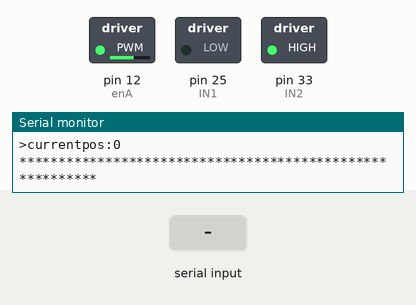
Bench run of a program on a simulated Arduino Mega 2560, built with avr-gcc and run on an emulated ATmega2560. Shown: switched loads named in the program (green lamp = pin HIGH), the last lines printed to the serial monitor. Inputs (shaded band) come from the test bench.

Above: at 0.1 s.
At 1.2 s:
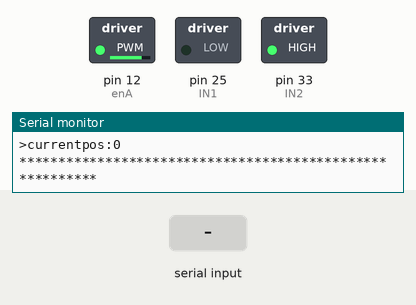
1.3 s: "1\n" received over Serial
At 2.73 s:
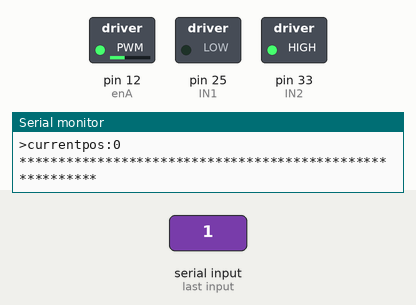
Timing chart, 0 to 10.3 s (numbered marks = the images above; inputs shaded):
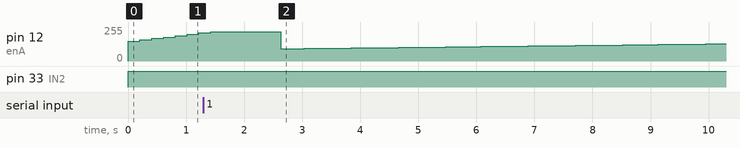

The program:

main.cpp
```cpp
//necessary imports
#include <Arduino.h>
//function definitions
void moveMotor(int speed, int direction, int currentSpeed);
void accelerate();
void countPulsesA();
void countPulsesB();
void runPID(int target, int pulses, int motorEnable, int motorIN1, int motorIN2);
void setMotor(int dir, int speed, int motorEnable, int in1, int in2);
//Motor Controller A
int enA = 12;
int IN1 = 25;
int IN2 = 33;

//motor controller B
int enB = 52;
int IN1B = 50;
int IN2B = 48;

//encoder pins -- motor controller A2
// int encoderPhaseA2 = 300;
// int encoderPhaseB2 = 180;
//encoder pins -- Motor Controller A1
int encoderPhaseA = 35; //digital interrupt pin
//Encoder power = 5V pin
//Encoder ground = gnd pin
int encoderPhaseB = 32;


//Encoder Values
volatile long encoderPulsesA = 0;
volatile long encoderPulsesB = 0;

//PID Constants
double kP = 15;
double kI = 5;
double KD = 0;

//time variables
float startTime = 0;
float currentTime = 0;

//wheel diameter
float wheelDiameter = 0.035; //meters
//motor speed
float motorRPM = 0; //RPM
//car speed
float linearDisplacement = 0;
//number of motors
int numMotors = 2;
//current values
int currentPosition = 0; //in rotations
int desiredPosition = 0; //in meters
int error = 0;
int currentSpeed = 0;
long prevT = 0;
float eprev = 0;
float eintegral = 0;
const int tolerance = 0.5;
int target = 10; //meters
void setup() {
  // put your setup code here, to run once:
  Serial.begin(115200);
  // Serial1.begin(115200,Serial_8N1,17,16);
  // Serial.println("Startup process began...");
  //setup pins
  pinMode(enA, OUTPUT);
  pinMode(IN1, OUTPUT);
  pinMode(IN2, OUTPUT);

  //set up encoder pins
  pinMode(encoderPhaseA, INPUT_PULLUP);
  pinMode(encoderPhaseB, INPUT_PULLUP);
  attachInterrupt(digitalPinToInterrupt(encoderPhaseA), countPulsesA, CHANGE);
  // attachInterrupt(digitalPinToInterrupt(encoderPhaseA2), countPulsesB, CHANGE);
  //turn off motors
  digitalWrite(IN1, LOW);
  digitalWrite(IN2, LOW);
  // digitalWrite(IN1B, LOW);
  // digitalWrite(IN2B, LOW);


  //timer start
  startTime = micros() / 1e-6;
  //Setup Finished
  // Serial.println("Setup has finished.");
}

void loop() {
  currentTime = micros() / 1e-6;


  if ((currentTime - startTime) > 1) {
    startTime = micros() / 1e-6;
    noInterrupts();
    motorRPM = ((encoderPulsesA + encoderPulsesB) / ( micros() - currentTime) * .5);
    interrupts();
  }
  linearDisplacement = ((encoderPulsesA)* 3.14 * wheelDiameter) / 12;

  // Serial.println("Motor: " + enA);
  // // runPID(1200, encoderPulsesA, enA, IN1, IN2);
  // Serial.println("Motor: " + enB);
  // runPID(2500, encoderPulsesB, enB, IN1B, IN2B);
  // put your main code here, to run repeatedly:


  // //time difference
  long currT = micros();
  float deltaT = ((float)(currT - prevT))/(1.0e6);
  prevT = currT;
  int pos = 0;
  noInterrupts();
  pos = linearDisplacement;
  interrupts();
  //error
  int e = pos-target;

  // //derivative
  float dedt = (e-eprev) / (deltaT);

  //integral
  eintegral = eintegral + e * deltaT;

  //control signal
  float u = kP*e + KD*dedt + kI*eintegral;
  //motor power
  float pwr = fabs(u);
  if (pwr > 255) {
    pwr = 255;
  }
  //motor direction
  int dir = 1;
  if (u<0) {
    dir = -1;
  }
  if (abs(e) < tolerance || pwr < 75) {
    pwr = 0;
  }
  Serial.println(e);
  Serial.println(pwr);

  //signal the motor
  setMotor(dir, pwr, enA, IN1, IN2);

  //store previous error
  eprev = e;

  //logs
  Serial.print(">setpoint:");
  Serial.println(target);
  Serial.print(">currentpos:");
  Serial.println(pos);
  // Serial.println("*********************************************************");
  // Serial.print(target);
  // Serial.print(" ");
  // Serial.print(encoderPulsesA);
  // Serial.println();
  // Serial.println(pwr);
  // Serial.println(analogRead(enA));
  // Serial.println(currentSpeed);
  // Serial.println(desiredPosition);
  // Serial.println(motorRPM);
  Serial.println("*********************************************************");
  while (Serial.available() > 0) {
    target = Serial.readString().toInt();
    Serial.flush();
  }
  delay(200);
}


void runPID(int target, int pulses, int motorEnable, int motorIN1, int motorIN2) {

  //time difference
  long currT = micros();
  float deltaT = ((float)(currT - prevT))/(1.0e6);
  prevT = currT;
  int pos = 0;
  noInterrupts();
  pos = pulses * wheelDiameter * 3.14;
  interrupts();
  //error
  int e = pos-target;

  //derivative
  float dedt = (e-eprev) / (deltaT);

  //integral
  eintegral = eintegral + e * deltaT;

  //control signal
  float u = kP*e + KD*dedt + kI*eintegral;
  //motor power
  float pwr = fabs(u);
  if (pwr > 255) {
    pwr = 255;
  }
  //motor direction
  int dir = 1;
  if (u<0) {
    dir = -1;
  }
  //signal the motor
  setMotor(dir, pwr, motorEnable, motorIN1, motorIN2);

  //store previous error
  eprev = e;

  //logs
  // Serial.print(target);
  // Serial.print(" ");
  // Serial.print(encoderPulsesA);
  // Serial.println();
}


void moveMotor(int speed, int direction /*forward = 1 backward = -1*/, int currentSpeed) {

  if (direction == 1) {
    digitalWrite(IN1, HIGH);
    digitalWrite(IN2, LOW);
    for (int i = 0; i < speed; i++) {
      analogWrite(enA, i);
      delay(20);
      // Serial.println(i);
    }
    // Serial.println("forward ran");
    // Serial.println("EP: " + encoderPulses);

    // Serial.println("DA: " + digitalRead(encoderPhaseA));
  }
  else if (direction == -1) {
    digitalWrite(IN1, LOW);
    digitalWrite(IN2, HIGH);
    for (int i = 0; i < speed; i++) {
      analogWrite(enA, i);
      delay(20);
    }
    // Serial.println("backward Ran");
  }
  // analogWrite(enA, speed);
  // Serial.println("speed changed");
  currentSpeed = speed;
}
void accelerate() {
  digitalWrite(IN1, LOW);
  digitalWrite(IN2,HIGH);
  for (int i = 0; i < 256; ++i) {
    analogWrite(enA, i);
    delay(20);
  }
  delay(2000);
  for (int i = 255; i <=0; --i) {
    analogWrite(enA, i);
    delay(20);
  }
}
void decelerateMotor(int currentSpeed) {
  for (int i = currentSpeed; i >=0; i--){
    analogWrite(enA, i);

  }
}

void countPulsesA() {

  if (digitalRead(encoderPhaseB) != digitalRead(encoderPhaseA)) {
    // Serial.println("Encoder --");
    encoderPulsesA--;
    // Serial.println((encoderPulses));

    // Serial.println("encoder A: " + (String) digitalRead(encoderPhaseA));
    // Serial.println("Encoder B: " + (String) digitalRead(encoderPhaseB));
  }
  else {
    encoderPulsesA++;
  }
}
// void countPulsesB() {

//   if (digitalRead(encoderPhaseB2) != digitalRead(encoderPhaseA2)) {
//     // Serial.println("Encoder --");
//     encoderPulsesB--;
//     // Serial.println((encoderPulses));

//     // Serial.println("encoder A: " + (String) digitalRead(encoderPhaseA));
//     // Serial.println("Encoder B: " + (String) digitalRead(encoderPhaseB));
//   }
//   else {
//     encoderPulsesB++;
//   }
// }
void setMotor(int dir, int speed, int motorEnable, int in1, int in2) {
  analogWrite(motorEnable, speed);
  if (dir == 1) {
    digitalWrite(in1, HIGH);
    digitalWrite(in2, LOW);
  }
  else if (dir == -1) {
    digitalWrite(in1, LOW);
    digitalWrite(in2, HIGH);
  }
  else {
    digitalWrite(in1, LOW);
    digitalWrite(in2, LOW);
  }
}
```
